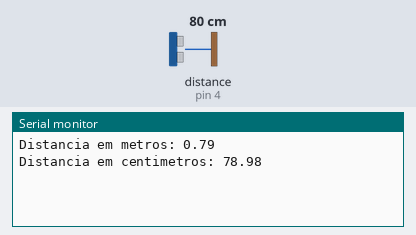
The sketch below on a simulated Arduino Uno, built with avr-gcc and run on an emulated ATmega328P. Parts: the last lines printed to the serial monitor. Wiring (inferred from the names in the program): ultrasonic range finder: trigger pin 3; echo pin 4. Inputs (shaded band) come from the test bench; at power-on: distance to the obstacle (sensor on pin 4) 80 cm. The echo pulse lasts 58.3 µs per cm.

Above: at 2.2 s.
2.3 s: distance to the obstacle (sensor on pin 4) set to 2 cm
At 4.1 s:
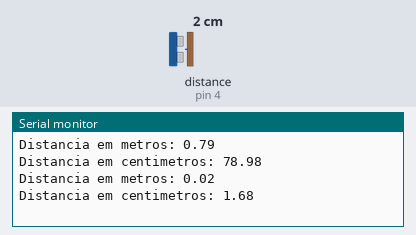
5.0 s: distance to the obstacle (sensor on pin 4) set to 4 cm
At 5.7 s:
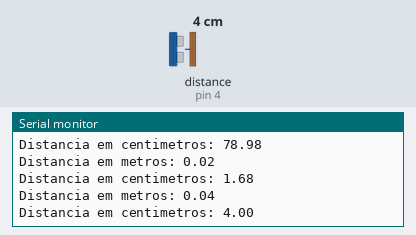
Timing chart, 0 to 8.0 s (numbered marks = the images above; inputs shaded):
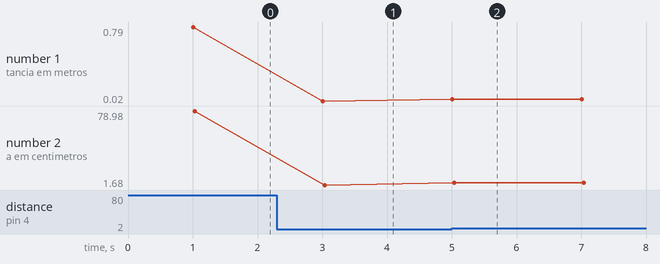

The sketch:

trena_eletronica.ino
```cpp
#define pinTrg 3
#define pinEch 4

float tempoEcho = 0;

const float velocidadeSom_mps = 340;
const float velocidadeSom_mpus = 0.000340;

void setup() {

  pinMode(pinTrg, OUTPUT);
  digitalWrite(pinTrg, LOW);

  pinMode(pinEch, INPUT);

  Serial.begin(9600);
  delay(1000);

}

void loop() {

  DisparaPulsoUltrassonico();
  tempoEcho = pulseIn(pinEch, HIGH);
  Serial.print("Distancia em metros: ");
  Serial.println(CalculaDistancia(tempoEcho));
  Serial.print("Distancia em centimetros: ");
  Serial.println(CalculaDistancia(tempoEcho) * 100);
  delay(2000);

}

void DisparaPulsoUltrassonico(){

  digitalWrite(pinTrg, HIGH);
  delayMicroseconds(10);
  digitalWrite(pinTrg, LOW);

}

float CalculaDistancia(float tempo_us){

  return ((tempo_us * velocidadeSom_mpus) / 2);

}
```

Measured:
- after the input at 2.3 s, the serial monitor: prints a new line after 0.71 s (image 1)
- after the input at 5.0 s, the serial monitor: prints a new line at once (image 2)
- plotted number 1: 0.79 → 0.02 after the input at 2.3 s, 0.02 → 0.04 after the input at 5.0 s
- plotted number 2: 78.98 → 1.68 after the input at 2.3 s, 1.68 → 4 after the input at 5.0 s
